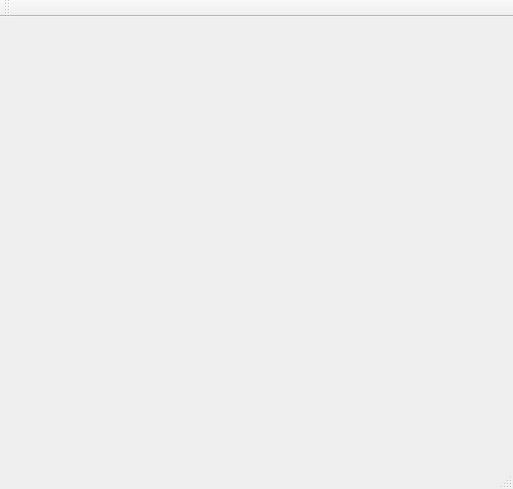
<ui version="4.0" >
 <class>MainWindow</class>
 <widget class="QMainWindow" name="MainWindow" >
  <property name="geometry" >
   <rect>
    <x>0</x>
    <y>0</y>
    <width>513</width>
    <height>489</height>
   </rect>
  </property>
  <property name="windowTitle" >
   <string>Kütüphane Takip</string>
  </property>
  <property name="windowIcon" >
   <iconset/>
  </property>
  <widget class="QWidget" name="centralwidget" >
   <layout class="QGridLayout" />
  </widget>
  <widget class="QMenuBar" name="menubar" >
   <property name="geometry" >
    <rect>
     <x>0</x>
     <y>0</y>
     <width>513</width>
     <height>29</height>
    </rect>
   </property>
  </widget>
  <widget class="QStatusBar" name="statusbar" />
  <widget class="QToolBar" name="toolBar" >
   <property name="windowTitle" >
    <string>toolBar</string>
   </property>
   <attribute name="toolBarArea" >
    <enum>TopToolBarArea</enum>
   </attribute>
   <attribute name="toolBarBreak" >
    <bool>false</bool>
   </attribute>
  </widget>
 </widget>
 <resources>
  <include location="ikon.qrc" />
 </resources>
 <connections/>
</ui>
